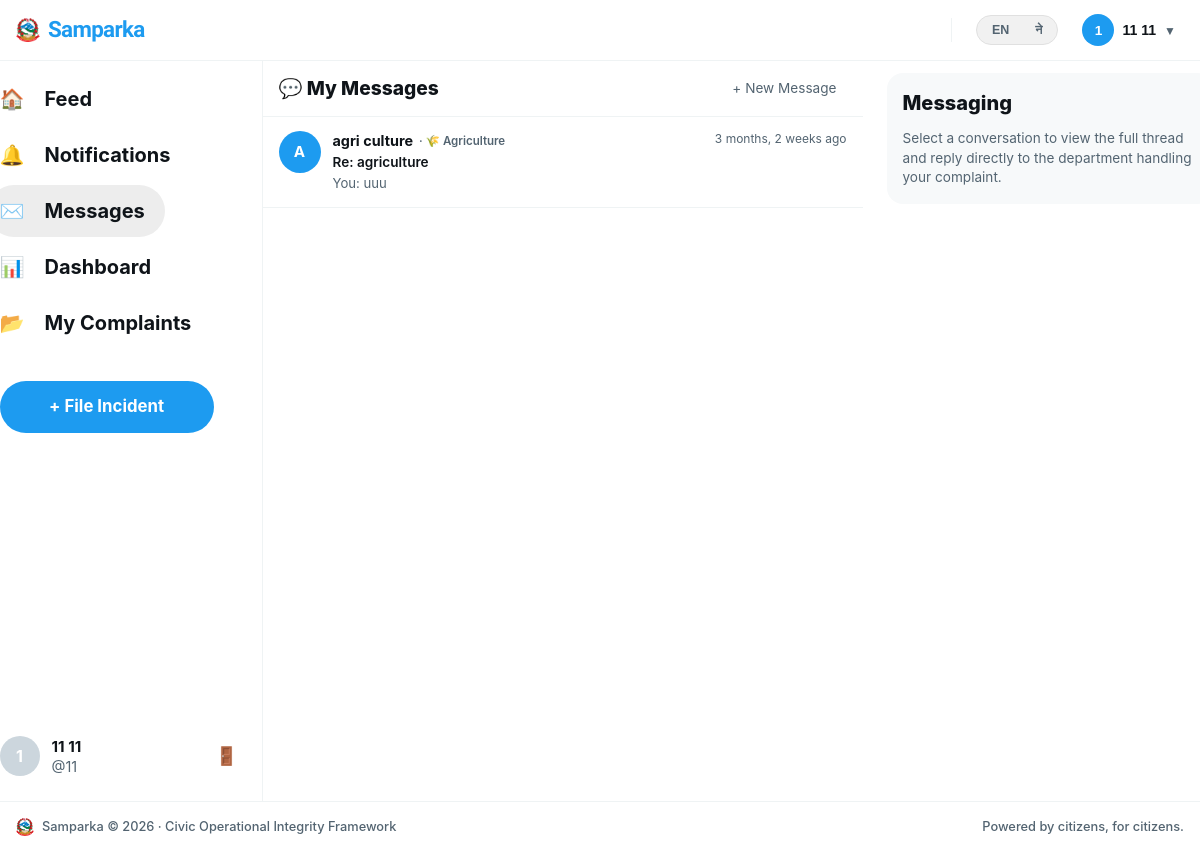
Page /messages/ (signed in) on the committed database.
### accounts/models.py (models this page shows, shortened)
class User(AbstractUser):
    avatar = models.ImageField(upload_to='avatars/', null=True, blank=True)
    bio = models.TextField(max_length=300, blank=True)
    district = models.CharField(max_length=100, blank=True)
    ward = models.CharField(max_length=100, blank=True)
    phone = models.CharField(max_length=15, blank=True)
    is_verified = models.BooleanField(default=False)
    role = models.CharField(          # ← now inside the class
        max_length=20,
        choices=ROLE_CHOICES,
        default="user"
    )
    @property
    def display_name(self):
        if self.first_name:
            return f"{self.first_name} {self.last_name}".strip()
        return self.username

### messaging/models.py (models this page shows, shortened)
class Conversation(models.Model):
    participant_citizen = models.ForeignKey(
        settings.AUTH_USER_MODEL,
        on_delete=models.CASCADE,
        related_name='citizen_conversations'
    )
    participant_staff = models.ForeignKey(
        settings.AUTH_USER_MODEL,
        on_delete=models.CASCADE,
        related_name='staff_conversations'
    )
    complaint = models.ForeignKey(
        'complaints.Complaint',
        on_delete=models.SET_NULL,
        null=True, blank=True,
        related_name='conversations'
    )
    subject = models.CharField(max_length=200, blank=True)
    is_closed = models.BooleanField(default=False)
    created_at = models.DateTimeField(auto_now_add=True)
    updated_at = models.DateTimeField(auto_now=True)
    class Meta:
        ordering = ['-updated_at']
    def unread_count_for(self, user):
        return self.messages.filter(is_read=False).exclude(sender=user).count()
    def last_message(self):
        return self.messages.order_by('-created_at').first()

class Message(models.Model):
    conversation = models.ForeignKey(
        Conversation,
        on_delete=models.CASCADE,
        related_name='messages'
    )
    sender = models.ForeignKey(
        settings.AUTH_USER_MODEL,
        on_delete=models.CASCADE,
        related_name='sent_messages'
    )
    body = models.TextField(max_length=2000)
    is_read = models.BooleanField(default=False)
    created_at = models.DateTimeField(auto_now_add=True)
    class Meta:
        ordering = ['created_at']

### departments/models.py (models this page shows, shortened)
class UserProfile(models.Model):
    user = models.OneToOneField(
        settings.AUTH_USER_MODEL,
        on_delete=models.CASCADE
    )
    department = models.ForeignKey(
        Department,
        on_delete=models.SET_NULL,
        null=True,
        blank=True
    )
    is_department_admin = models.BooleanField(
        default=False
    )
    created_at = models.DateTimeField(
        auto_now_add=True
    )

class Department(models.Model):
    name = models.CharField(
        max_length=100,
        unique=True
    )
    name_ne = models.CharField(
        max_length=100,
        blank=True,
        help_text='Nepali name of the department (optional)'
    )
    slug = models.SlugField(
        unique=True
    )
    description = models.TextField(
        blank=True
    )
    icon = models.CharField(
        max_length=50,
        default='🏛️',
        help_text='Emoji icon for the department'
    )
    color = models.CharField(
        max_length=7,
        default='#3B82F6',
        help_text='Hex color for department badge'
    )
    is_active = models.BooleanField(
        default=True
    )
    created_at = models.DateTimeField(
        auto_now_add=True
    )
    class Meta:
        ordering = ['name']
    @property
    def display_name(self):
        if get_language() == 'ne' and self.name_ne:
            return self.name_ne
        return self.name

### messaging/views.py (the view)
# urls.py: path('', views.inbox, name='inbox'),
@login_required
def inbox(request):
    user = request.user
    if (user.is_superuser or _is_dept_admin(user)):
        conversations = Conversation.objects.filter(
            participant_staff=user
        ).select_related(
            'participant_citizen', 'participant_staff', 'complaint'
        ).prefetch_related('messages').order_by('-updated_at')
        filter_closed = request.GET.get('closed', '')
        if filter_closed == '1':
            conversations = conversations.filter(is_closed=True)
        elif filter_closed == '0' or not filter_closed:
            conversations = conversations.filter(is_closed=False)
        search = request.GET.get('q', '').strip()
        if search:
            conversations = conversations.filter(
                Q(participant_citizen__username__icontains=search) |
                Q(subject__icontains=search) |
                Q(complaint__title__icontains=search)
            )
    else:
        conversations = Conversation.objects.filter(
            participant_citizen=user
        ).select_related('participant_staff', 'complaint').prefetch_related('messages').order_by('-updated_at')
    conv_list = []
    for conv in conversations:
        conv.unread = conv.unread_count_for(user)
        conv.last_msg = conv.last_message()
        conv_list.append(conv)
    total_unread = sum(c.unread for c in conv_list)
    return render(request, 'messaging/inbox.html', {
        'conversations': conv_list,
        'total_unread': total_unread,
        'is_staff': (user.is_superuser or _is_dept_admin(user)),
        'filter_closed': request.GET.get('closed', '0'),
        'search': request.GET.get('q', ''),
    })

### messaging/templates/messaging/inbox.html (shortened to what this page needs)
{% extends 'base.html' %}
{% load humanize %}
{% load i18n %}
{% block content %}
<div class="x-workspace-container">
  <aside class="x-panel-left">
    <div class="x-sticky-scroll-box">
      <nav class="x-v-nav">
        <a href="{% url 'complaints:feed' %}" class="x-v-link">
          <span class="x-v-icon">🏠</span>
          <span class="x-v-label">{% trans "Feed" %}</span>
        </a>
        <a href="{% url 'accounts:notifications' %}" class="x-v-link">
          <span class="x-v-icon">🔔</span>
          <span class="x-v-label">{% trans "Notifications" %}</span>
        </a>
        <a href="{% url 'messaging:inbox' %}" class="x-v-link active">
          <span class="x-v-icon" style="position:relative;">
            ✉️
          </span>
          <span class="x-v-label">{% trans "Messages" %}</span>
        </a>
        <a href="{% url 'accounts:role_redirect' %}" class="x-v-link">
          <span class="x-v-icon">📊</span>
          <span class="x-v-label">{% trans "Dashboard" %}</span>
        </a>
        <a href="{% url 'complaints:my_complaints' %}" class="x-v-link">
          <span class="x-v-icon">📂</span>
          <span class="x-v-label">{% trans "My Complaints" %}</span>
        </a>
      </nav>
      {% if user.is_authenticated %}
        <div style="padding: 0 12px; margin-top: 16px;">
          <a href="{% url 'complaints:create' %}" class="x-v-post-btn" style="text-decoration: none; text-align: center; display: block;">
            + {% trans "File Incident" %}
          </a>
        </div>
      {% endif %}
      {% if user.is_authenticated %}
      <div class="x-v-profile-anchor">
        <a href="{% url 'accounts:profile' username=user.username %}" class="x-v-profile-info" style="text-decoration:none;">
          {% if user.avatar %}
            <img src="{{ user.avatar.url }}" class="complaint-author-avatar" />
          {% else %}
            <span class="complaint-author-avatar">{{ user.username|first|upper }}</span>
          {% endif %}
          <div class="x-v-profile-text">
            <span class="x-v-display-name">{{ user.display_name|default:user.username }}</span>
            <span class="x-v-username">@{{ user.username }}</span>
          </div>
        </a>
        <a href="{% url 'accounts:logout' %}" class="x-v-logout-trigger" title="{% trans 'Log Out' %}" style="text-decoration:none;">🚪</a>
      </div>
      {% endif %}
    </div>
  </aside>
  <main class="x-panel-center" style="border-right: none !important;">
    <div class="x-center-filter-row" style="display: flex; align-items: center; justify-content: space-between;">
      <div>
        <h2 style="font-size: 1.2rem; font-weight: 800; margin: 0; color: var(--text-main);">
          💬 {% if is_staff %}{% trans "All Conversations" %}{% else %}{% trans "My Messages" %}{% endif %}
        </h2>
      </div>
      {% if not is_staff %}
      <a href="{% url 'messaging:start' %}" class="x-pill-action-btn active" style="text-decoration:none; padding: 7px 16px;">+ {% trans "New Message" %}</a>
      {% endif %}
    </div>
    <div class="x-feed-stream-container">
      {% for conv in conversations %}
      <a href="{% url 'messaging:conversation' pk=conv.pk %}" class="x-conv-item {% if conv.unread > 0 %}unread{% endif %}">
        <div class="x-conv-avatar {% if conv.is_closed %}closed{% endif %}">
          {% if is_staff %}{{ conv.participant_citizen.username|first|upper }}{% else %}{{ conv.participant_staff.username|first|upper }}{% endif %}
        </div>
        <div class="x-conv-body">
          <div class="x-conv-top-row">
            <span class="x-conv-name">
              {% if is_staff %}{{ conv.participant_citizen.display_name }}{% else %}{{ conv.participant_staff.display_name }}{% endif %}
            </span>
            {% if not is_staff and conv.participant_staff.userprofile.department %}
              <span style="font-size: 0.72rem; color: var(--text-muted); font-weight: 600;">
                &middot; {{ conv.participant_staff.userprofile.department.icon }} {{ conv.participant_staff.userprofile.department.display_name }}
              </span>
            {% endif %}
          </div>
          <div class="x-conv-subject">{{ conv.subject|default:_("General Enquiry") }}</div>
          {% if conv.last_msg %}
          <div class="x-conv-preview">
            {% if conv.last_msg.sender == request.user %}{% trans "You:" %} {% endif %}{{ conv.last_msg.body }}
          </div>
          {% endif %}
        </div>
        <div class="x-conv-time">{{ conv.updated_at|naturaltime }}</div>
      </a>
      {% endfor %}
    </div>
  </main>
  <aside class="x-panel-right">
    <div class="x-sticky-scroll-box">
      <section class="x-right-panel-widget">
        <h4 class="x-widget-panel-title">{% trans "Messaging" %}</h4>
        <p style="font-size: 0.85rem; color: var(--text-muted); line-height: 1.45; margin: 0;">
          {% trans "Select a conversation to view the full thread and reply directly to the department handling your complaint." %}
        </p>
      </section>
    </div>
  </aside>
</div>
{% endblock %}

### templates/base.html (shortened to what this page needs)
<!DOCTYPE html>
<html lang="{{ LANGUAGE_CODE }}">
<head>
  {% load static %}
  {% load i18n %}
  <link rel="stylesheet" href="https://unpkg.com/leaflet@1.9.4/dist/leaflet.css" />
  <link rel="stylesheet" href="{% static 'css/main.css' %}?v=105" />
  <link rel="stylesheet" href="{% static 'css/footer.css' %}?v=105" />
</head>
<body>
{% get_current_language as CURRENT_LANGUAGE %}
<div class="x-app-wrapper" style="display: flex; flex-direction: column; min-height: 100vh;">
  <header class="x-global-header">
    <div class="x-header-inner">
<a href="{% url 'complaints:feed' %}" class="x-header-brand" style="text-decoration: none; display: flex; align-items: center; gap: 8px;">
  <img src="/media/complaints/images/nepal-emblem.png" alt="{% trans 'Nepal Emblem' %}" width="24" height="24" style="object-fit: contain;">
  <span class="x-brand-text" style="font-family: 'Sora', sans-serif; font-weight: 800; font-size: 1.4rem; letter-spacing: -0.03em; color: var(--accent-blue, #1d9bf0);">
    {% if CURRENT_LANGUAGE == 'ne' %}सम्पर्क{% else %}Samparka{% endif %}
  </span>
</a>
      <div class="x-header-links">
        <div class="x-header-actions-group">
          <form action="{% url 'set_language' %}" method="post" class="lang-switch" id="lang-form-auth">
  <input type="hidden" name="language" id="lang-input-auth" value="{% get_current_language as CURRENT_LANGUAGE %}{{ CURRENT_LANGUAGE }}">
  <div class="lang-toggle">
    <button type="button" class="lang-option {% if CURRENT_LANGUAGE == 'en' %}active{% endif %}" onclick="switchLanguage(this, 'en')">EN</button>
    <button type="button" class="lang-option {% if CURRENT_LANGUAGE == 'ne' %}active{% endif %}" onclick="switchLanguage(this, 'ne')">ने</button>
  </div>
</form>
          {% if user.is_authenticated %}
            <div class="nav-user-menu">
              <button class="nav-user-btn" onclick="toggleUserMenu(this, event)" style="background: none; border: none; display: flex; align-items: center; gap: 8px; cursor: pointer; padding: 4px 8px; border-radius: 999px; transition: background 0.2s;" onmouseover="this.style.background='var(--bg-subtle)'" onmouseout="this.style.background='none'">
                {% if user.avatar %}
                  <img src="{{ user.avatar.url }}" alt="{{ user.username }}" style="width: 32px; height: 32px; border-radius: 50%; object-fit: cover; border: 1px solid var(--border-color);" />
                {% else %}
                  <span style="width: 32px; height: 32px; border-radius: 50%; background: var(--accent-blue, #1d9bf0); display: inline-flex; align-items: center; justify-content: center; font-weight: 800; color: #ffffff; font-size: 0.85rem;">{{ user.username|first|upper }}</span>
                {% endif %}
                <span class="nav-username" style="font-weight: 700; font-size: 0.88rem; color: var(--text-main, #0f1419); max-width: 110px; overflow: hidden; text-overflow: ellipsis; white-space: nowrap;">{{ user.display_name }}</span>
                <span style="font-size: 0.75rem; color: var(--text-muted); padding-top: 2px;">▼</span>
              </button>
            </div>
          {% endif %}
        </div>
      </div>
    </div>
  </header>
  <main class="main-content" style="flex: 1 0 auto; display: flex; flex-direction: column;">
    {% block content %}{% endblock %}
  </main>
  <footer class="footer" style="background-color: #ffffff; border-top: 1px solid var(--border-color, #eff3f4); padding: 16px 0; flex-shrink: 0;">
    <div class="container footer-inner" style="max-width: 1250px; margin: 0 auto; padding: 0 16px; display: flex; align-items: center; justify-content: space-between; font-size: 0.8rem; color: var(--text-muted, #536471);">
      <div style="display: flex; align-items: center; gap: 8px;">
        <img src="/media/complaints/images/nepal-emblem.png" alt="{% trans 'Nepal Emblem' %}" width="18" height="18" style="object-fit: contain;">
        <span style="font-weight: 500;">Samparka &copy; 2026 &middot; {% trans "Civic Operational Integrity Framework" %}</span>
      </div>
      <div style="font-weight: 500;">{% trans "Powered by citizens, for citizens." %}</div>
    </div>
  </footer>
</div>
</body>
</html>

### rows in the picture
User: username|first "1", display_name "11 11", username "11"
Conversation: participant_staff.username|first "A", participant_staff.display_name "agri culture", participant_staff.userprofile.department.icon "🌾", participant_staff.userprofile.department.display_name "Agriculture", subject "Re: agriculture", last_msg.body "uuu", updated_at "3 months, 2 weeks ago"
